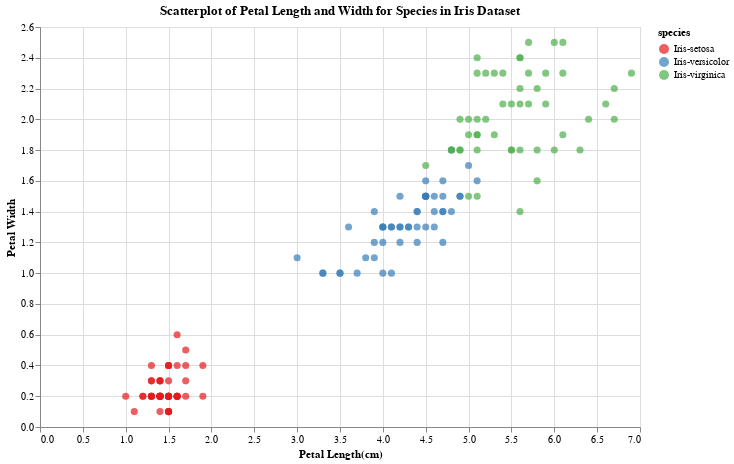

Source (notebook cell):
### Markdown cell above
## Part B: Visualize the Data

Use your preferred visualization library to create a scatterplot showing petal length vs petal width. You should plot each flower species as a different color on the scatter plot.

### Code cell
# scatterplot visualisation
scatter = alt.Chart(iris).mark_circle(size = 50).encode(
    alt.X('petal_length', title = 'Petal Length(cm)'),
    alt.Y('petal_width', title = 'Petal Width'),
    alt.Color('species', scale=alt.Scale(scheme='set1'))
).properties(width = 600,
             height = 400,
             title  = 'Scatterplot of Petal Length and Width for Species in Iris Dataset'
             )
scatter

### Figure 1 — Vega-Lite specification as saved in the notebook (floating-point values rounded to 4 significant figures; data arrays with more than 128 entries replaced by an {"elided": "..."} marker saying what was removed)
{"config": {"view": {"continuousWidth": 400, "continuousHeight": 300}}, "data": {"name": "data-2d94771ea62125b445223a5fc16e2995"}, "mark": {"type": "circle", "size": 50}, "encoding": {"color": {"field": "species", "scale": {"scheme": "set1"}, "type": "nominal"}, "x": {"field": "petal_length", "title": "Petal Length(cm)", "type": "quantitative"}, "y": {"field": "petal_width", "title": "Petal Width", "type": "quantitative"}}, "height": 400, "title": "Scatterplot of Petal Length and Width for Species in Iris Dataset", "width": 600, "$schema": "https://vega.github.io/schema/vega-lite/v4.17.0.json", "datasets": {"data-2d94771ea62125b445223a5fc16e2995": {"elided": "150 records"}}}
